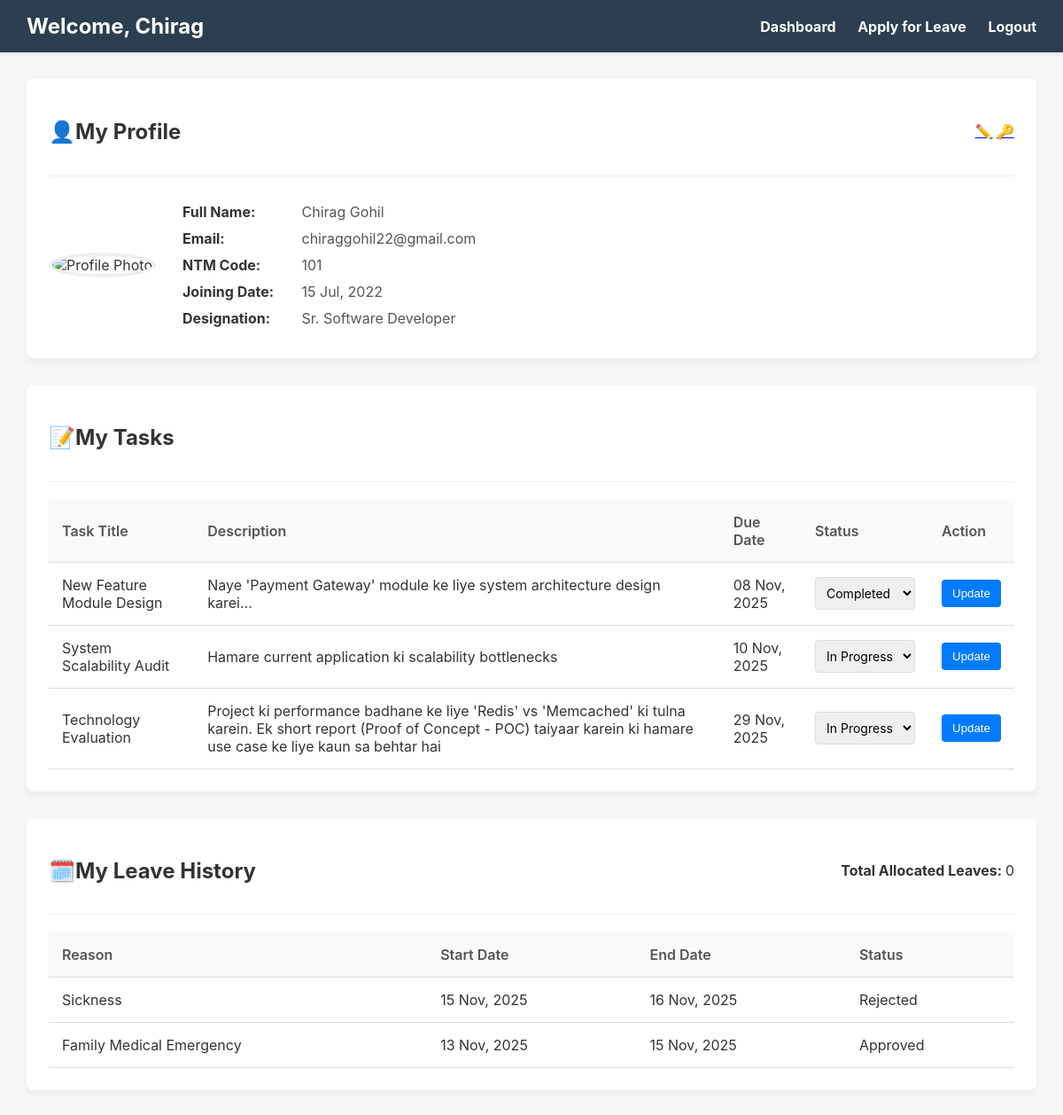
The app's page /employee/dashboard.php (signed in) with its own data.
### tables this page shows
CREATE TABLE `employeedetail` (
  `ID` int(11) NOT NULL,
  `EmpFirstName` varchar(150) DEFAULT NULL,
  `EmpLastName` varchar(150) DEFAULT NULL,
  `EmpEmail` varchar(200) NOT NULL,
  `EmpPassword` varchar(255) NOT NULL,
  `NTMCode` varchar(50) DEFAULT NULL,
  `JoiningDate` date DEFAULT NULL,
  `EmpSalary` decimal(10,2) DEFAULT NULL,
  `EmpDesignation` varchar(150) DEFAULT NULL,
  `TotalLeaves` int(11) NOT NULL DEFAULT 0,
  `EmpExperience` varchar(100) DEFAULT NULL,
  `RegistrationDate` timestamp NOT NULL DEFAULT current_timestamp(),
  `reset_token` varchar(255) DEFAULT NULL,
  `token_expiry` datetime DEFAULT NULL,
  `ProfilePhoto` varchar(255) DEFAULT 'default_avatar.png'
);

CREATE TABLE `tasks` (
  `ID` int(11) NOT NULL,
  `EmployeeID` int(11) NOT NULL,
  `TaskTitle` varchar(255) NOT NULL,
  `TaskDescription` text DEFAULT NULL,
  `DueDate` date DEFAULT NULL,
  `Status` enum('Pending','In Progress','Completed') NOT NULL DEFAULT 'Pending'
);

CREATE TABLE `leaves` (
  `ID` int(11) NOT NULL,
  `EmployeeID` int(11) NOT NULL,
  `LeaveReason` text NOT NULL,
  `StartDate` date NOT NULL,
  `EndDate` date NOT NULL,
  `Status` enum('Pending','Approved','Rejected') NOT NULL DEFAULT 'Pending'
);

### employee/dashboard.php (the view, shortened to what this page needs)
<?php
include('../db_connect.php');
$employee_id = $_SESSION['eid'];
$stmt_emp = $conn->prepare("SELECT * FROM employeedetail WHERE ID = ?");
$stmt_emp->bind_param("i", $employee_id);
$stmt_emp->execute();
$result_emp = $stmt_emp->get_result();
$employee = $result_emp->fetch_assoc();
$stmt_tasks = $conn->prepare("SELECT * FROM tasks WHERE EmployeeID = ? ORDER BY DueDate ASC");
$stmt_tasks->bind_param("i", $employee_id);
$stmt_tasks->execute();
$tasks_result = $stmt_tasks->get_result();
$stmt_leaves = $conn->prepare("SELECT * FROM leaves WHERE EmployeeID = ? ORDER BY StartDate DESC");
$stmt_leaves->bind_param("i", $employee_id);
$stmt_leaves->execute();
$leaves_result = $stmt_leaves->get_result();
?>
<!DOCTYPE html>
<html lang="hi">
<head>
</head>
<body>
    <div class="header">
        <h1>Welcome, <?php echo htmlspecialchars($employee['EmpFirstName']); ?></h1>
        <nav>
            <a href="dashboard.php">Dashboard</a>
            <a href="apply-leave.php">Apply for Leave</a>
            <a href="logout.php">Logout</a>
        </nav>
    </div>
    <div class="container">
        <div class="card">
            <div class="card-header">
                <h2>👤My Profile</h2>
                <div class="actions">
                    <a href="edit-profile.php" title="Edit Profile">✏️</a>
                    <a href="changep.php" title="Change Password">🔑</a>
                </div>
            </div>
            <div class="profile-section">
                <div class="profile-photo-container">
                    <img src="profile_pics/<?php echo htmlspecialchars($employee['ProfilePhoto']); ?>" alt="Profile Photo" class="profile-photo" onerror="this.onerror=null; this.src='profile_pics/default_avatar.png';">
                </div>
                <div class="profile-details">
                    <p><strong>Full Name:</strong> <?php echo htmlspecialchars($employee['EmpFirstName'] . ' ' . $employee['EmpLastName']); ?></p>
                    <p><strong>Email:</strong> <?php echo htmlspecialchars($employee['EmpEmail']); ?></p>
                    <p><strong>NTM Code:</strong> <?php echo htmlspecialchars($employee['NTMCode']); ?></p>
                    <p><strong>Joining Date:</strong> <?php echo date("d M, Y", strtotime($employee['JoiningDate'])); ?></p>
                    <p><strong>Designation:</strong> <?php echo htmlspecialchars($employee['EmpDesignation']); ?></p>
                </div>
            </div>
        </div>
        <div class="card">
            <div class="card-header">
                <h2>📝My Tasks</h2>
            </div>
            <table class="content-table">
                <thead>
                    <tr>
                        <th>Task Title</th>
                        <th>Description</th>
                        <th>Due Date</th>
                        <th>Status</th>
                        <th>Action</th> </tr>
                </thead>
                <tbody>
                    <?php if ($tasks_result->num_rows > 0): ?>
                        <?php while($task = $tasks_result->fetch_assoc()): ?>
                            <tr>
                                <form action="update_task_status.php" method="POST" style="display: contents;">
                                    <td><?php echo htmlspecialchars($task['TaskTitle']); ?></td>
                                    <td><?php echo htmlspecialchars($task['TaskDescription']); ?></td>
                                    <td><?php echo date("d M, Y", strtotime($task['DueDate'])); ?></td>
                                    <td>
                                        <select name="new_status" class="status-select">
                                            <option value="In Progress" <?php if($task['Status'] == 'In Progress') echo 'selected'; ?>>In Progress</option>
                                            <option value="Completed" <?php if($task['Status'] == 'Completed') echo 'selected'; ?>>Completed</option>
                                        </select>
                                    </td>
                                    <td>
                                        <button type="submit" class="update-btn">Update</button>
                                    </td>
                                </form>
                            </tr>
                        <?php endwhile; ?>
                    <?php else: ?>
                        <tr><td colspan="5" style="text-align:center;">No Task Available</td></tr>
                    <?php endif; ?>
                </tbody>
            </table>
        </div>
        <div class="card">
            <div class="card-header">
                <h2>🗓️My Leave History</h2>
                <div style="font-size: 16px;">
                    <strong>Total Allocated Leaves: </strong>
                    <?php echo isset($employee['TotalLeaves']) ? htmlspecialchars($employee['TotalLeaves']) : 'N/A'; ?>
                </div>
            </div>
            <table class="content-table">
                <thead>
                    <tr>
                        <th>Reason</th>
                        <th>Start Date</th>
                        <th>End Date</th>
                        <th>Status</th>
                    </tr>
                </thead>
                <tbody>
                    <?php if ($leaves_result->num_rows > 0): ?>
                        <?php while($leave = $leaves_result->fetch_assoc()): ?>
                            <tr>
                                <td><?php echo htmlspecialchars($leave['LeaveReason']); ?></td>
                                <td><?php echo date("d M, Y", strtotime($leave['StartDate'])); ?></td>
                                <td><?php echo date("d M, Y", strtotime($leave['EndDate'])); ?></td>
                                <td class="status-<?php echo strtolower(htmlspecialchars($leave['Status'])); ?>"><?php echo htmlspecialchars($leave['Status']); ?></td>
                            </tr>
                        <?php endwhile; ?>
                    <?php else: ?>
                        <tr><td colspan="4" style="text-align:center;">No Leave Application</td></tr>
                    <?php endif; ?>
                </tbody>
            </table>
        </div>
    </div>
</body>
</html>

### employee/dashboard.php (style rules this page uses)
body { font-family: -apple-system, BlinkMacSystemFont, "Segoe UI", Roboto, "Helvetica Neue", Arial, sans-serif; margin: 0; background-color: #f4f7f6; color: #333; }
.header { background-color: #2c3e50; color: white; padding: 15px 30px; display: flex; justify-content: space-between; align-items: center; box-shadow: 0 2px 4px rgba(0,0,0,0.1); }
.header h1 { margin: 0; font-size: 24px; }
.header nav a { color: white; text-decoration: none; margin-left: 20px; font-weight: bold; transition: opacity 0.2s; }
.container { padding: 30px; max-width: 1200px; margin: 0 auto; }
.card { background-color: white; border-radius: 8px; box-shadow: 0 4px 8px rgba(0,0,0,0.05); margin-bottom: 30px; padding: 25px; }
.card-header { display: flex; justify-content: space-between; align-items: center; border-bottom: 1px solid #ecf0f1; padding-bottom: 15px; margin-bottom: 20px; }
.content-table { width: 100%; border-collapse: collapse; margin-top: 20px; }
.content-table th, .content-table td { border-bottom: 1px solid #ddd; padding: 15px; text-align: left; vertical-align: middle; }
.content-table th { background-color: #f8f9fa; color: #555; font-weight: 600; }
.profile-section { display: flex; align-items: center; gap: 30px; flex-wrap: wrap; }
.profile-photo { width: 140px; height: 140px; border-radius: 50%; object-fit: cover; border: 4px solid #ecf0f1; }
.profile-details p { margin: 10px 0; font-size: 16px; color: #555; }
.profile-details strong { display: inline-block; width: 130px; color: #333; }
.status-select { padding: 8px; border-radius: 4px; border: 1px solid #ddd; font-family: inherit; font-size: 14px; }
.update-btn { background-color: #007bff; color: white; border: none; padding: 8px 12px; border-radius: 4px; cursor: pointer; transition: background-color 0.2s; }

### records on screen
employeedetail: EmpFirstName "Chirag", EmpFirstName+EmpLastName "Chirag Gohil", EmpEmail "chiraggohil22@gmail.com", NTMCode "101", JoiningDate "15 Jul, 2022", EmpDesignation "Sr. Software Developer", TotalLeaves "0"
tasks: TaskTitle "New Feature Module Design", TaskDescription "Naye 'Payment Gateway' module ke liye system architecture design karei…", DueDate "08 Nov, 2025", new_status "Completed"
tasks: TaskTitle "System Scalability Audit", TaskDescription "Hamare current application ki scalability bottlenecks", DueDate "10 Nov, 2025", new_status "In Progress"
tasks: TaskTitle "Technology Evaluation", TaskDescription "Project ki performance badhane ke liye 'Redis' vs 'Memcached' ki tulna karein. Ek short report (Proof of Concept - POC) taiyaar karein ki hamare use case ke liye kaun sa behtar hai", DueDate "29 Nov, 2025", new_status "In Progress"
leaves: LeaveReason "Sickness", StartDate "15 Nov, 2025", EndDate "16 Nov, 2025", Status "Rejected"
leaves: LeaveReason "Family Medical Emergency", StartDate "13 Nov, 2025", EndDate "15 Nov, 2025", Status "Approved"
